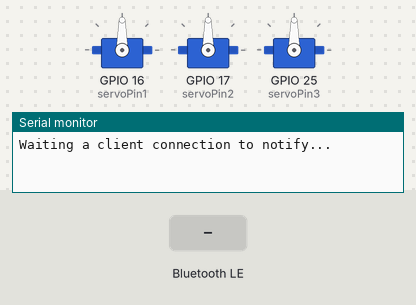
The sketch below on a simulated ESP32. On the bench: 3 × servo, the last lines printed to the serial monitor. Inputs (shaded band) come from the test bench. Nothing arrives over Bluetooth unless stated; a phone connects over Bluetooth LE 3 s after start.

Above: at 1.2 s.
1.3 s: Bluetooth LE write "200" received
At 2.2 s:
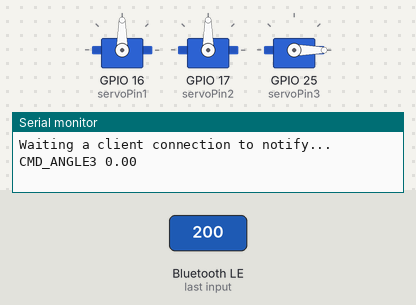
2.8 s: Bluetooth LE write "5" received
Timing chart, 0 to 5.8 s (numbered marks = the images above; inputs shaded):
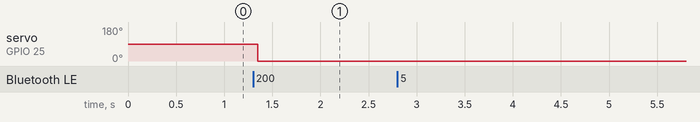

The sketch:

servo.ino
```cpp
/*
 * Servo controller on ESP32DevkitC
 */
#include <BLEDevice.h>
#include <BLEServer.h>
#include <BLEUtils.h>
#include <BLE2902.h>
#include <CircularBuffer.h>
#include <ESP32Servo.h>

// UART service UUID
#define SERVICE_UUID           "6E400001-B5A3-F393-E0A9-E50E24DCCA9E"
#define CHARACTERISTIC_UUID_RX "6E400002-B5A3-F393-E0A9-E50E24DCCA9E"
#define CHARACTERISTIC_UUID_TX "6E400003-B5A3-F393-E0A9-E50E24DCCA9E"

// COMMAND
#define CMD_ANGLE1    0
#define CMD_ANGLE2    1
#define CMD_ANGLE3    2
#define CMD_DUTYCYCLE 3

// Number of servos
#define N_SERVOS 3

// for TEST flag
#define TEST_AXIS 2 // 0 = all servo, 1 = servo1, 2 = servo2, 3 = servo3

// pin
const int servoPin1 = 16;
const int servoPin2 = 17;
const int servoPin3 = 25;
const int servoPins[N_SERVOS] = {servoPin1, servoPin2, servoPin3};

// angle range
const double min_angle = 5;
const double max_angle = 175;

// Published values for FS90 servos; adjust if needed
int minUs = 500;
int maxUs = 2200;

// servo objects
Servo servo1;
Servo servo2;
Servo servo3;
Servo servos[N_SERVOS] = {servo1, servo2, servo3};

// BLE variables
BLEServer *pServer = NULL;
BLECharacteristic * pTxCharacteristic;
bool deviceConnected = false;
bool oldDeviceConnected = false;
bool isEngineStarted = false;
uint8_t txValue = 0;
CircularBuffer<String, 10> buffer;

// Server callback
class ServerCallbacks: public BLEServerCallbacks {
    void onConnect(BLEServer* pServer) {
      Serial.println("connected");
      deviceConnected = true;
    };

    void onDisconnect(BLEServer* pServer) {
      Serial.println("disconnected");
      deviceConnected = false;
      pServer->startAdvertising(); // restart advertising
    }
};

// Data recieved callback
class DataRecievedCallbacks: public BLECharacteristicCallbacks {
    void onWrite(BLECharacteristic *pCharacteristic) {
      buffer.push(pCharacteristic->getValue().c_str());
    }
};

void parse_command() {
  String command = buffer.pop();
  if (command == "") {
    return;
  }
//  Serial.println(command);
  String type  = command.substring(0, 1); // command type
  String value = command.substring(2);    // command value
  double angle = value.toDouble();
  switch (type.toInt()) {
    case CMD_ANGLE1:
    {
      Serial.print("CMD_ANGLE1 ");
      Serial.println(angle);
      servos[0].write(angle);
      break;
    }
    case CMD_ANGLE2:
    {
      Serial.print("CMD_ANGLE2 ");
      Serial.println(angle);
      servos[1].write(angle);
      break;
    }
    case CMD_ANGLE3:
    {
      Serial.print("CMD_ANGLE3 ");
      Serial.println(angle);
      servos[2].write(angle);
      break;
    }
    default:
    {
      Serial.println("CMD_UNKNOWN");
    }
  }
}

void setup() {
  Serial.begin(115200);
  int i=0;

  // setup servos
  for (i=0; i<N_SERVOS; i++) {
    servos[i].setPeriodHertz(50);      // Standard 50hz servo
    servos[i].attach(servoPins[i], minUs, maxUs);
  }

  // Create the BLE Device
  BLEDevice::init("Servo Controller");

  // Create the BLE Server
  pServer = BLEDevice::createServer();
  pServer->setCallbacks(new ServerCallbacks());

    // Create the BLE Service
  BLEService *pService = pServer->createService(SERVICE_UUID);

  // Create a BLE Characteristic
  pTxCharacteristic = pService->createCharacteristic(
                        CHARACTERISTIC_UUID_TX,
                       BLECharacteristic::PROPERTY_NOTIFY
                      );

  pTxCharacteristic->addDescriptor(new BLE2902());

  BLECharacteristic * pRxCharacteristic = pService->createCharacteristic(
                        CHARACTERISTIC_UUID_RX,
                        BLECharacteristic::PROPERTY_WRITE
                      );

  pRxCharacteristic->setCallbacks(new DataRecievedCallbacks());

  // Start the service
  pService->start();

  // Start advertising
  pServer->getAdvertising()->start();
  Serial.println("Waiting a client connection to notify...");
}

void loop() {
  parse_command();
  delay(50);
}
```

Measured:
- after the input at 1.3 s, servo on GPIO 25 (servoPin3): 90° → 0° after 0.05 s
